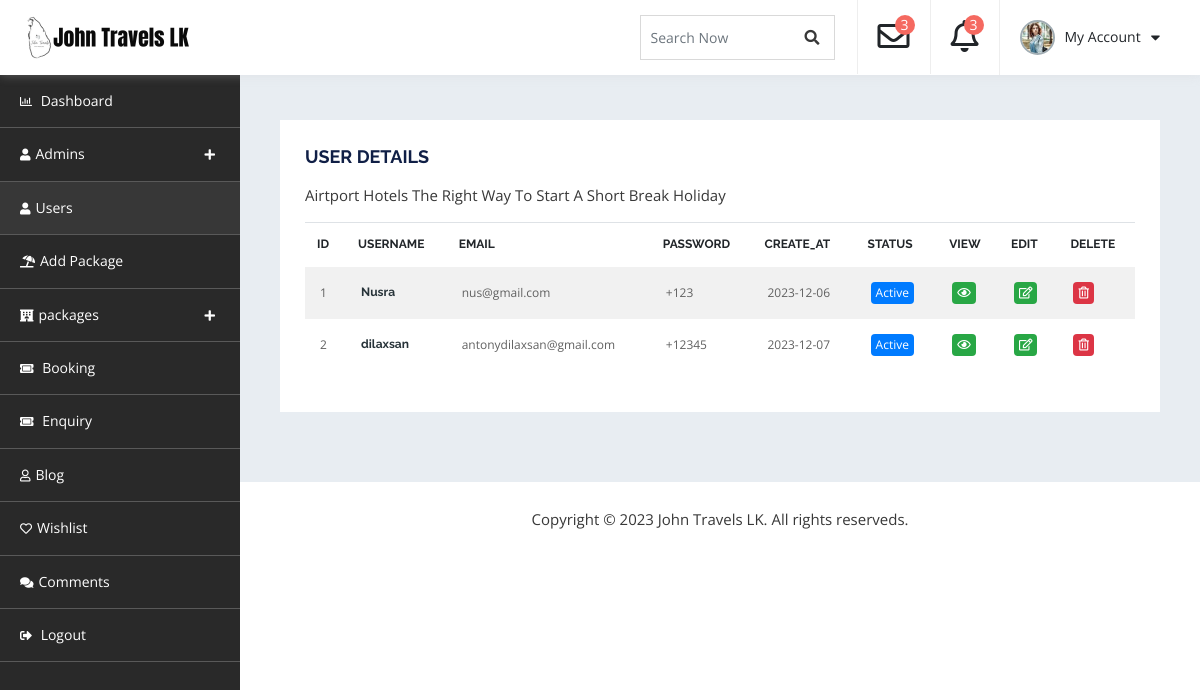
/admin_dashboard/user.php, run on an earlier commit of the app's database.
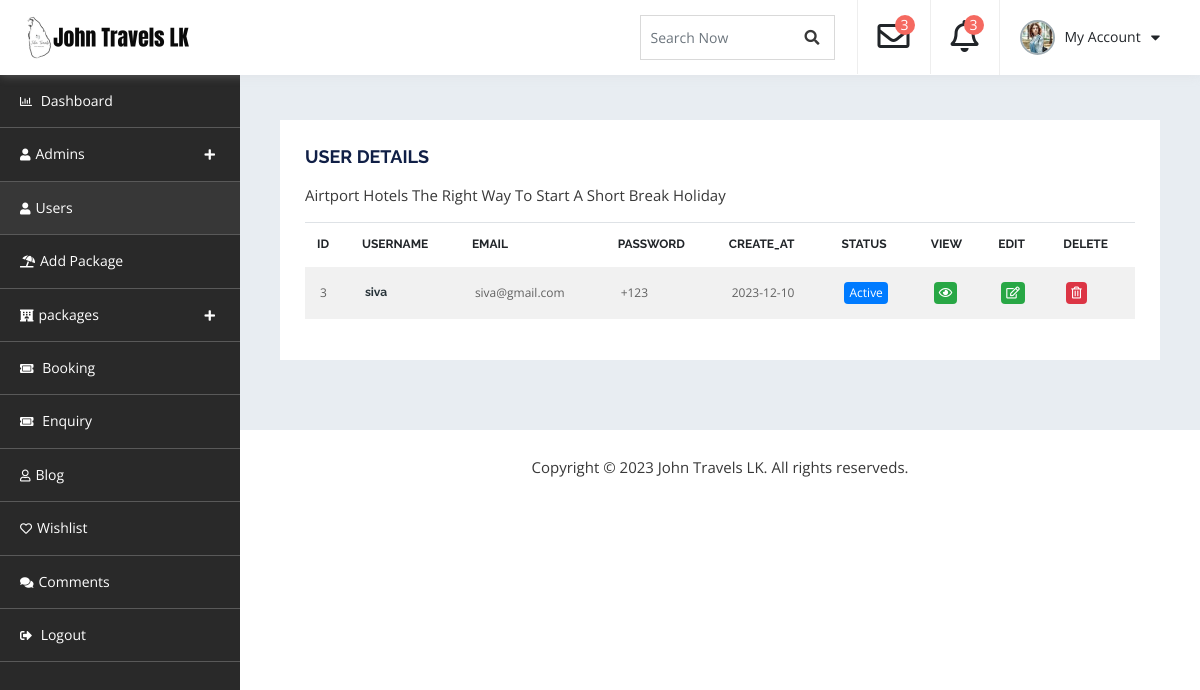
And on a later commit of the database.
### tables this page shows
CREATE TABLE `customers` (
  `Customer_Id` int(11) NOT NULL,
  `Username` varchar(255) NOT NULL,
  `Email` varchar(255) NOT NULL,
  `Password` varchar(255) NOT NULL,
  `Create_at` date NOT NULL DEFAULT current_timestamp(),
  `Status` varchar(50) NOT NULL DEFAULT 'Active',
  `verify_token` varchar(255) NOT NULL
);

### admin_dashboard/user.php (the view, shortened to what this page needs)
<?php
include'db-connection.php';
?>
<!doctype html>
<html lang="en">
   <head>
      <link rel="stylesheet" href="assets/css/bootstrap.min.css" media="all">
      <link rel="stylesheet" type="text/css" href="assets/css/all.min.css">
      <link rel="stylesheet" type="text/css" href="style.css">
</head>
<body>
    <div id="container-wrapper">
        <div id="dashboard" class="dashboard-container">
            <div class="dashboard-header sticky-header">
                <div class="content-left  logo-section pull-left">
                    <h1><a href="../index.php"><img src="assets/images/logo.png" alt=""></a></h1>
                </div>
                <div class="heaer-content-right pull-right">
                    <div class="search-field">
                        <form>
                            <div class="form-group">
                                <input type="text" class="form-control" id="search" placeholder="Search Now">
                                <a href="#"><span class="search_btn"><i class="fa fa-search" aria-hidden="true"></i></span></a>
                            </div>
                        </form>
                    </div>
                    <div class="dropdown">
                        <a class="dropdown-toggle" id="notifyDropdown" data-toggle="dropdown" aria-haspopup="true" aria-expanded="false">
                            <div class="dropdown-item">
                                <i class="far fa-envelope"></i>
                                <span class="notify">3</span>
                            </div>
                        </a>
                    </div>
                    <div class="dropdown">
                        <a class="dropdown-toggle" data-toggle="dropdown">
                            <div class="dropdown-item">
                                <i class="far fa-bell"></i>
                                <span class="notify">3</span>
                            </div>
                        </a>
                    </div>
                    <div class="dropdown">
                        <a class="dropdown-toggle" data-toggle="dropdown">
                            <div class="dropdown-item profile-sec">
                                <img src="assets/images/comment.jpg" alt="">
                                <span>My Account </span>
                                <i class="fas fa-caret-down"></i>
                            </div>
                        </a>
                    </div>
                </div>
            </div>
            <div class="dashboard-navigation">
                <div id="dashboard-Navigation" class="slick-nav"></div>
                <div id="navigation" class="navigation-container">
                    <ul>
                        <li><a href="dashboard.php"><i class="far fa-chart-bar"></i> Dashboard</a></li>
                        <li><a><i class="fas fa-user"></i>Admins</a>
                        </li>
                        <li class="active-menu"><a href="user.php"><i class="fas fa-user"></i>Users</a>
                        </li>
                        <li><a href="db-add-package.php"><i class="fas fa-umbrella-beach"></i>Add Package</a></li>
                        <li>
                            <a><i class="fas fa-hotel"></i></i>packages</a>
                        </li>
                        <li><a href="db-booking.php"><i class="fas fa-ticket-alt"></i> Booking</a></li>
                        <li><a href="db-enquiry.php"><i class="fas fa-ticket-alt"></i> Enquiry</a></li>
                        <li><a href="db-blog.php"><i class="far fa-user"></i>Blog</a></li>
                        <li><a href="db-wishlist.php"><i class="far fa-heart"></i>Wishlist</a></li>
                        <li><a href="db-comment.php"><i class="fas fa-comments"></i>Comments</a></li>
                        <li><a href="login.php"><i class="fas fa-sign-out-alt"></i> Logout</a></li>
                    </ul>
                </div>
            </div>
            <div class="db-info-wrap">
                <div class="row">
                    <div class="col-lg-12">
                        <div class="dashboard-box table-opp-color-box">
                            <h4>User Details</h4>
                            <p>Airtport Hotels The Right Way To Start A Short Break Holiday</p>
                            <div class="table-responsive">
                                <table class="table">
                                    <thead>
                                        <tr>
                                            <th>Id</th>
                                            <th>Username</th>
                                            <th>Email</th>
                                            <th>Password</th>
                                            <th>Create_at</th>
                                             <th>Status</th>
                                            <th>View</th>
                                            <th>Edit</th>
                                            <th>Delete</th>
                                        </tr>
                                    </thead>
                                    <tbody>
                                        <?php
                                    $sql= "SELECT * FROM `customers`";
                                    $result= mysqli_query($conn,$sql);
                                    if($result){
                                        while($row=mysqli_fetch_assoc($result)){
                                            $customer_id=$row['Customer_Id'];
                                            $username=$row['Username'];
                                            $email=$row['Email'];
                                            $password=$row['Password'];
                                            $create_at=$row['Create_at'];
                                            $status=$row['Status'];
                                            echo'<tr>
                                            <td>'.$customer_id.'</td>
                                            <td><a href="#"><span class="list-name">'.$username.'</span></a>
                                            </td>
                                            <td>'.$email.'</td>
                                            <td>+'.$password.'</td>
                                            <td>'.$create_at.'</td>
                                            <td>
                                                <span class="badge badge-primary">'.$status.'</span>
                                            </td>
                                            <td>
                                               <a href="view-user.php"> <span class="badge badge-success"><i class="far fa-eye"></i></span></a>
                                            </td>
                                            <td>
                                                <span class="badge badge-success"><i class="far fa-edit"></i></span>
                                            </td>
                                            <td>
                                            <span class="badge badge-danger"><i class="far fa-trash-alt"></i></span>
                                        </td>
                                    </tr>';
                                        }
                                    }
                                        ?>
                                    </tbody>
                                </table>
                            </div>
                        </div>
                    </div>
                </div>
            </div>
            <div class="copyrights">
               Copyright © 2023 John Travels LK. All rights reserveds.
            </div>
        </div>
    </div>
</body>
</html>

What changed in the data, as far as the page shows it:
removed customers: Customer_Id "1", Username "Nusra", Email "nus@gmail.com", Password "123", Create_at "2023-12-06", Status "Active"
removed customers: Customer_Id "2", Username "dilaxsan", Email "antonydilaxsan@gmail.com", Password "12345", Create_at "2023-12-07", Status "Active"
added customers: Customer_Id "3", Username "siva", Email "siva@gmail.com", Password "123", Create_at "2023-12-10", Status "Active"
